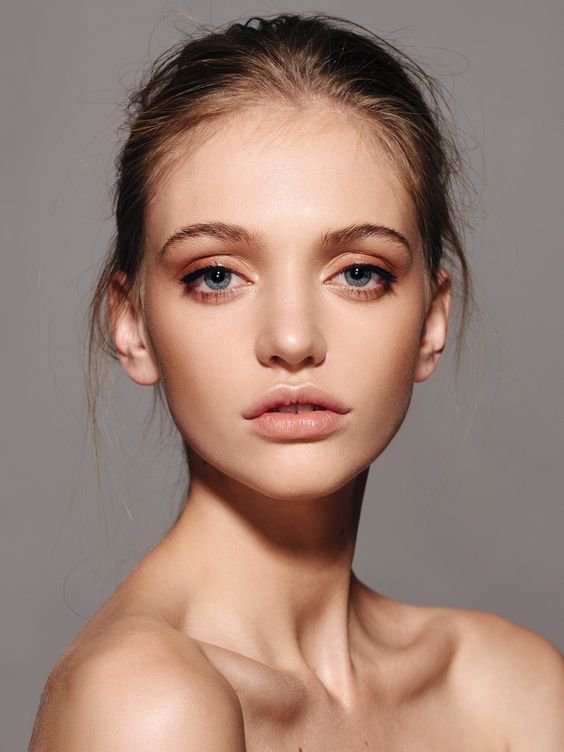
#> input picture 05_Intergration/pakutas/photo1.jpg, 564 x 752 px
$ python _openCV_1_face_recognition.py
#> lines starting #> are read from the running program, lines starting #| are printed output that depends on the picture; after the words box and inside, x2 and y2 are one past the last pixel; in counts of white or black regions, pixels touching at a corner belong together
# 얼굴 인식 프로그램

import cv2
import sys, os

if not os.path.exists("./pakutas"):
    os.mkdir("./pakutas")

# 입력 파일 지정하기
image_file = "./pakutas/photo1.jpg"

# 캐스케이드 파일의 경로 지정하기
cascade_file = "./cascades/data/haarcascade_frontalface_alt.xml"
# 이미지 읽어 들이기
image = cv2.imread(image_file)
#> image is the input picture: shape (752, 564, 3); mean B, G, R 117.3, 129.1, 156.5

# 그레이스케일로 변환하기
image_gs = cv2.cvtColor(image, cv2.COLOR_BGR2GRAY)
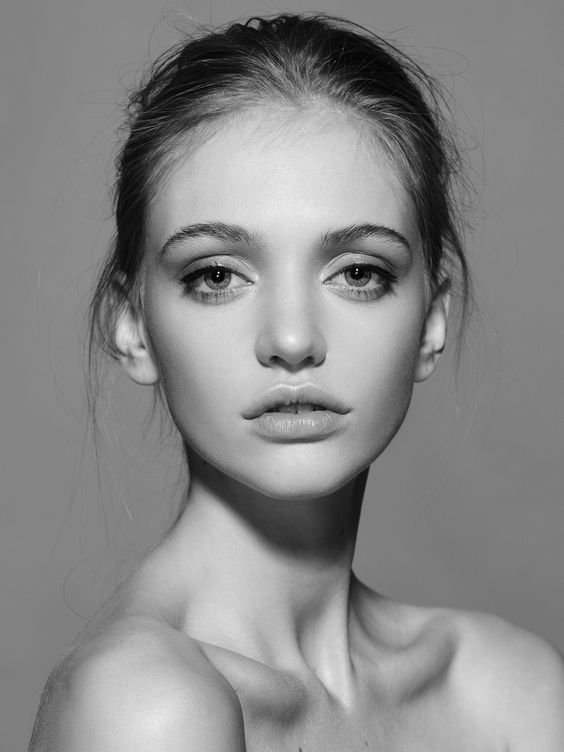
#> image_gs: shape (752, 564); min 0, max 251, mean 135.9

# 얼굴 인식 특징 파일 읽어 들이기
cascade = cv2.CascadeClassifier(cascade_file)

# 얼굴 인식 실행하기
face_list = cascade.detectMultiScale(image_gs,
            scaleFactor=1.1,
            minNeighbors=1,
            minSize=(150,150))
#> face_list = [[111, 129, 362, 362]]
# scaleFactor - 이미지 스케일
# minNeighbors - 얼굴 검출 후보들의 갯수
# minSize - 가능한 최소 객체 사이즈
if len(face_list) > 0:
    # 인식한 부분 표시하기
    print(face_list)
#| [[111 129 362 362]]
    color = (0,0,255)
    for face in face_list:
        x,y,w,h = face
        cv2.rectangle(image, (x,y), (x+w, y+h),color,thickness=8)
#> this loop made 1 pass
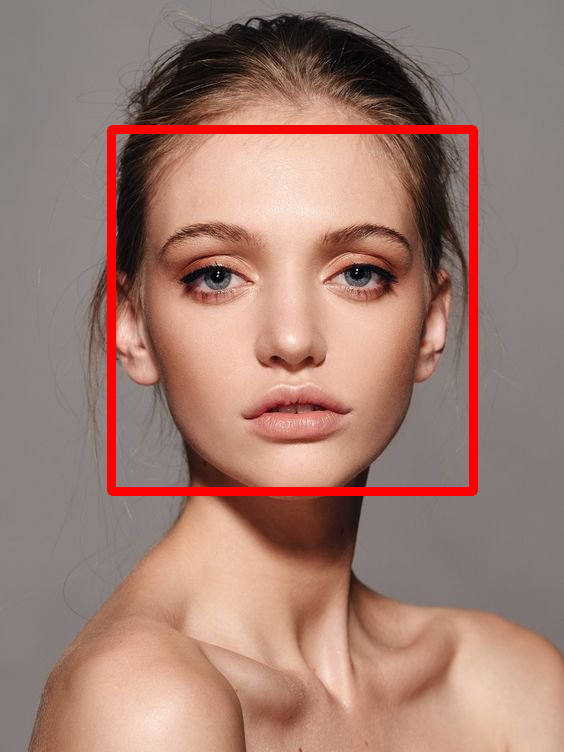
#> image: shape (752, 564, 3); 3.07% of pixels changed, all inside (x1, y1, x2, y2) = (107, 125, 478, 496)

    # 파일로 출력하기
    cv2.imwrite("eyesdetect-output.PNG",image)
else:
    print("no face")

$ run again, with 05_Intergration/pakutas/photo2.jpg copied over 05_Intergration/pakutas/photo1.jpg
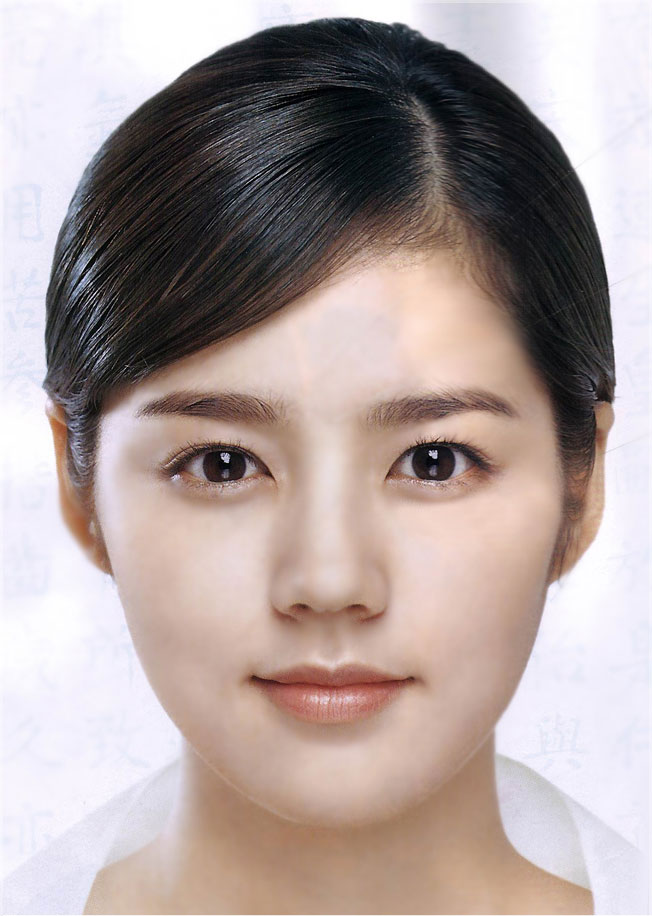
#> input picture 05_Intergration/pakutas/photo2.jpg, 652 x 916 px
#> image is the input picture: shape (916, 652, 3); mean B, G, R 158, 160.2, 174.1
#> `image_gs = cv2.cvtColor(image, cv2.COLOR_BGR2GRAY)`:
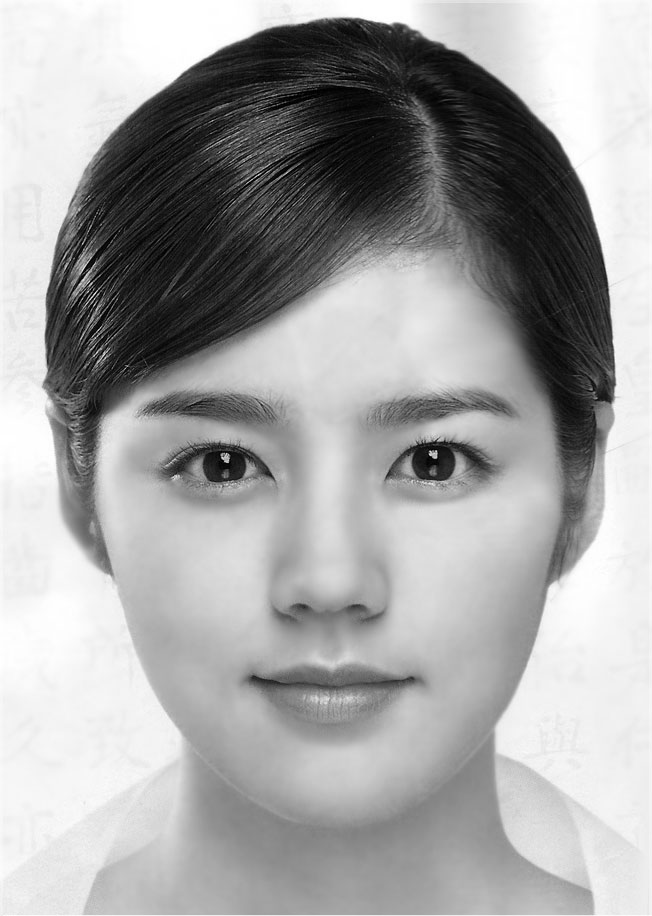
#> image_gs: shape (916, 652); min 0, max 255, mean 164.1
#> face_list = [[86, 270, 501, 501]]
#| [[ 86 270 501 501]]
#> the loop `for face in face_list:` made 1 pass
#> after the loop `for face in face_list:`:
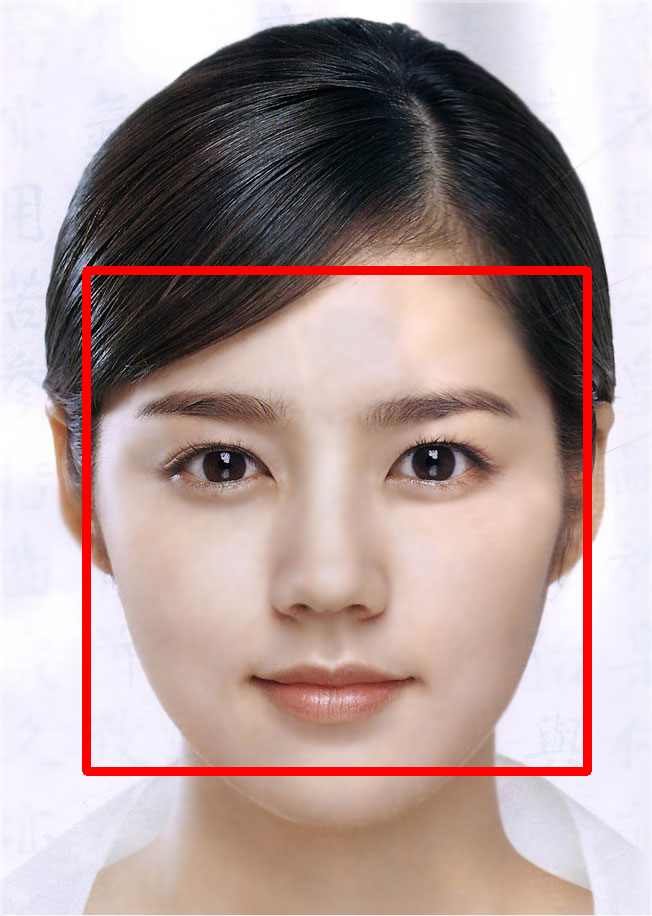
#> image: shape (916, 652, 3); 3.01% of pixels changed, all inside (x1, y1, x2, y2) = (82, 266, 592, 776)

$ run again, with 05_Intergration/pakutas/photo3.jpg copied over 05_Intergration/pakutas/photo1.jpg
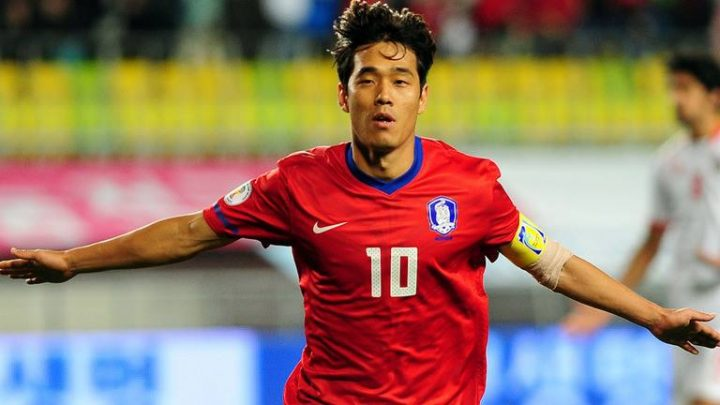
#> input picture 05_Intergration/pakutas/photo3.jpg, 720 x 405 px
#> image is the input picture: shape (405, 720, 3); mean B, G, R 100.1, 118.2, 147.7
#> `image_gs = cv2.cvtColor(image, cv2.COLOR_BGR2GRAY)`:
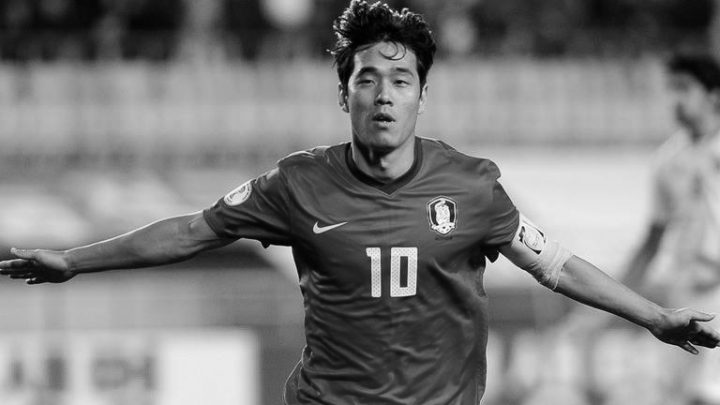
#> image_gs: shape (405, 720); min 0, max 254, mean 125
#> face_list = ()
